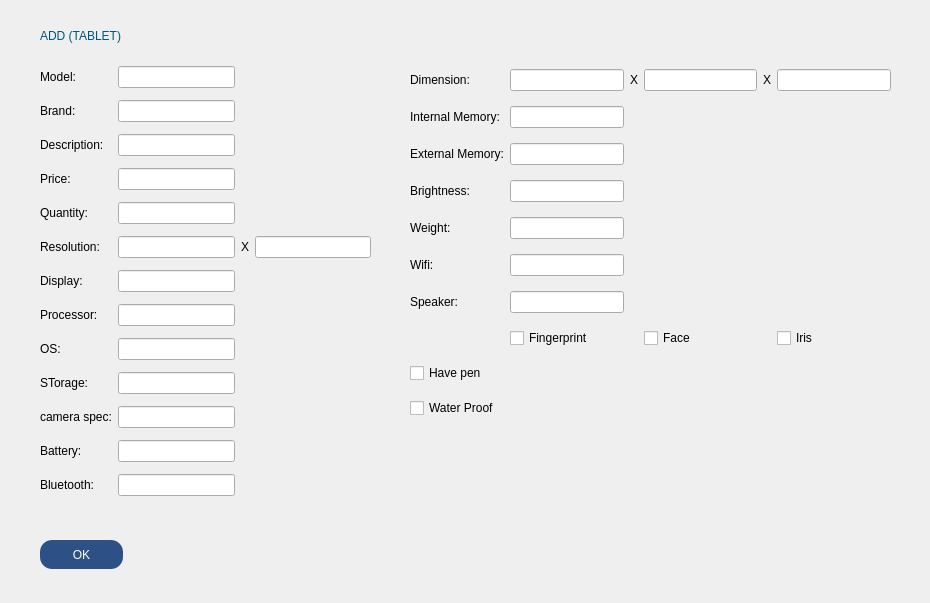
<?xml version="1.0" encoding="UTF-8"?>
<ui version="4.0">
 <class>add_device_tablet</class>
 <widget class="QDialog" name="add_device_tablet">
  <property name="geometry">
   <rect>
    <x>0</x>
    <y>0</y>
    <width>930</width>
    <height>603</height>
   </rect>
  </property>
  <property name="windowTitle">
   <string>Dialog</string>
  </property>
  <widget class="QPushButton" name="OK_btn">
   <property name="geometry">
    <rect>
     <x>40</x>
     <y>540</y>
     <width>83</width>
     <height>29</height>
    </rect>
   </property>
   <property name="styleSheet">
    <string notr="true">color: rgb(255, 255, 255);
background: rgb(45, 81, 135);
border-radius: 12px;</string>
   </property>
   <property name="text">
    <string>OK</string>
   </property>
  </widget>
  <widget class="QWidget" name="gridLayoutWidget">
   <property name="geometry">
    <rect>
     <x>40</x>
     <y>60</y>
     <width>331</width>
     <height>450</height>
    </rect>
   </property>
   <layout class="QGridLayout" name="gridLayout">
    <item row="2" column="0">
     <widget class="QLabel" name="label_3">
      <property name="text">
       <string>Description:</string>
      </property>
     </widget>
    </item>
    <item row="11" column="0">
     <widget class="QLabel" name="label_24">
      <property name="text">
       <string>Battery:</string>
      </property>
     </widget>
    </item>
    <item row="10" column="0">
     <widget class="QLabel" name="label_14">
      <property name="text">
       <string>camera spec:</string>
      </property>
     </widget>
    </item>
    <item row="8" column="1">
     <widget class="QLineEdit" name="os_lineEdit"/>
    </item>
    <item row="3" column="0">
     <widget class="QLabel" name="label_6">
      <property name="text">
       <string>Price:</string>
      </property>
     </widget>
    </item>
    <item row="3" column="1">
     <widget class="QLineEdit" name="price_lineEdit"/>
    </item>
    <item row="5" column="2">
     <widget class="QLabel" name="label_9">
      <property name="text">
       <string>X</string>
      </property>
     </widget>
    </item>
    <item row="2" column="1">
     <widget class="QLineEdit" name="des_lineEdit"/>
    </item>
    <item row="8" column="0">
     <widget class="QLabel" name="label_12">
      <property name="text">
       <string>OS:</string>
      </property>
     </widget>
    </item>
    <item row="0" column="0">
     <widget class="QLabel" name="label_4">
      <property name="text">
       <string>Model:</string>
      </property>
     </widget>
    </item>
    <item row="7" column="1">
     <widget class="QLineEdit" name="processor_lineEdit"/>
    </item>
    <item row="7" column="0">
     <widget class="QLabel" name="label_11">
      <property name="text">
       <string>Processor:</string>
      </property>
     </widget>
    </item>
    <item row="5" column="0">
     <widget class="QLabel" name="label_8">
      <property name="text">
       <string>Resolution:</string>
      </property>
     </widget>
    </item>
    <item row="11" column="1">
     <widget class="QLineEdit" name="battery_lineEdit">
      <property name="text">
       <string/>
      </property>
     </widget>
    </item>
    <item row="4" column="1">
     <widget class="QLineEdit" name="quantity_lineEdit"/>
    </item>
    <item row="5" column="3">
     <widget class="QLineEdit" name="resolution_lineEdit_2"/>
    </item>
    <item row="6" column="1">
     <widget class="QLineEdit" name="display_lineEdit">
      <property name="text">
       <string/>
      </property>
     </widget>
    </item>
    <item row="1" column="1">
     <widget class="QLineEdit" name="brand_lineEdit"/>
    </item>
    <item row="5" column="1">
     <widget class="QLineEdit" name="resolution_lineEdit_1"/>
    </item>
    <item row="4" column="0">
     <widget class="QLabel" name="label_7">
      <property name="text">
       <string>Quantity:</string>
      </property>
     </widget>
    </item>
    <item row="9" column="0">
     <widget class="QLabel" name="label_18">
      <property name="text">
       <string>STorage:</string>
      </property>
     </widget>
    </item>
    <item row="6" column="0">
     <widget class="QLabel" name="label_25">
      <property name="text">
       <string>Display:</string>
      </property>
     </widget>
    </item>
    <item row="9" column="1">
     <widget class="QLineEdit" name="storage_lineEdit"/>
    </item>
    <item row="1" column="0">
     <widget class="QLabel" name="label_5">
      <property name="text">
       <string>Brand:</string>
      </property>
     </widget>
    </item>
    <item row="0" column="1">
     <widget class="QLineEdit" name="model_lineEdit"/>
    </item>
    <item row="10" column="1">
     <widget class="QLineEdit" name="camera_spec_lineEdit"/>
    </item>
    <item row="12" column="0">
     <widget class="QLabel" name="label_22">
      <property name="text">
       <string>Bluetooth:</string>
      </property>
     </widget>
    </item>
    <item row="12" column="1">
     <widget class="QLineEdit" name="bluetooth_lineEdit">
      <property name="text">
       <string/>
      </property>
     </widget>
    </item>
   </layout>
  </widget>
  <widget class="QWidget" name="gridLayoutWidget_2">
   <property name="geometry">
    <rect>
     <x>410</x>
     <y>60</y>
     <width>481</width>
     <height>372</height>
    </rect>
   </property>
   <layout class="QGridLayout" name="gridLayout_2">
    <item row="4" column="0">
     <widget class="QLabel" name="label_23">
      <property name="text">
       <string>Weight:</string>
      </property>
     </widget>
    </item>
    <item row="0" column="4">
     <widget class="QLabel" name="label_17">
      <property name="text">
       <string>X</string>
      </property>
     </widget>
    </item>
    <item row="3" column="1">
     <widget class="QLineEdit" name="brightness_lineEdit">
      <property name="text">
       <string/>
      </property>
     </widget>
    </item>
    <item row="0" column="0">
     <widget class="QLabel" name="label_16">
      <property name="text">
       <string>Dimension:</string>
      </property>
     </widget>
    </item>
    <item row="6" column="1">
     <widget class="QLineEdit" name="speaker_lineEdit"/>
    </item>
    <item row="3" column="0">
     <widget class="QLabel" name="label_21">
      <property name="text">
       <string>Brightness:</string>
      </property>
     </widget>
    </item>
    <item row="1" column="0">
     <widget class="QLabel" name="label_19">
      <property name="text">
       <string>Internal Memory:</string>
      </property>
     </widget>
    </item>
    <item row="0" column="5">
     <widget class="QLineEdit" name="dimension3_lineEdit"/>
    </item>
    <item row="0" column="2">
     <widget class="QLabel" name="label_10">
      <property name="text">
       <string>X</string>
      </property>
     </widget>
    </item>
    <item row="0" column="3">
     <widget class="QLineEdit" name="dimension2_lineEdit"/>
    </item>
    <item row="9" column="0">
     <widget class="QCheckBox" name="water_proof_with_controller">
      <property name="text">
       <string>Water Proof</string>
      </property>
     </widget>
    </item>
    <item row="6" column="0">
     <widget class="QLabel" name="label_26">
      <property name="text">
       <string>Speaker:</string>
      </property>
     </widget>
    </item>
    <item row="7" column="5">
     <widget class="QCheckBox" name="iris_with_controller">
      <property name="text">
       <string>Iris</string>
      </property>
     </widget>
    </item>
    <item row="2" column="0">
     <widget class="QLabel" name="label_20">
      <property name="text">
       <string>External Memory:</string>
      </property>
     </widget>
    </item>
    <item row="5" column="1">
     <widget class="QLineEdit" name="wifi_lineEdit"/>
    </item>
    <item row="5" column="0">
     <widget class="QLabel" name="label_27">
      <property name="text">
       <string>Wifi:</string>
      </property>
     </widget>
    </item>
    <item row="1" column="1">
     <widget class="QLineEdit" name="internal_Memory"/>
    </item>
    <item row="7" column="3">
     <widget class="QCheckBox" name="face_with_controller">
      <property name="text">
       <string>Face</string>
      </property>
     </widget>
    </item>
    <item row="8" column="0">
     <widget class="QCheckBox" name="have_pen_with_controller">
      <property name="text">
       <string>Have pen</string>
      </property>
     </widget>
    </item>
    <item row="0" column="1">
     <widget class="QLineEdit" name="dimension1_lineEdit"/>
    </item>
    <item row="2" column="1">
     <widget class="QLineEdit" name="external_memory_lineEdit"/>
    </item>
    <item row="4" column="1">
     <widget class="QLineEdit" name="weight_lineEdit">
      <property name="text">
       <string/>
      </property>
     </widget>
    </item>
    <item row="7" column="1">
     <widget class="QCheckBox" name="finger_with_controller">
      <property name="text">
       <string>Fingerprint</string>
      </property>
     </widget>
    </item>
   </layout>
  </widget>
  <widget class="QLabel" name="label_2">
   <property name="geometry">
    <rect>
     <x>40</x>
     <y>20</y>
     <width>291</width>
     <height>31</height>
    </rect>
   </property>
   <property name="styleSheet">
    <string notr="true">font: 22pt &quot;Tw Cen MT Condensed Extra Bold&quot;;
color: rgb(0, 85, 127);</string>
   </property>
   <property name="text">
    <string>ADD (TABLET)</string>
   </property>
  </widget>
 </widget>
 <resources/>
 <connections/>
</ui>
